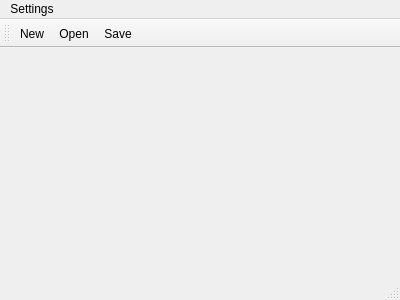
<?xml version="1.0" encoding="UTF-8"?>
<ui version="4.0">
 <class>MainWindow</class>
 <widget class="QMainWindow" name="MainWindow">
  <property name="geometry">
   <rect>
    <x>0</x>
    <y>0</y>
    <width>400</width>
    <height>300</height>
   </rect>
  </property>
  <property name="windowTitle">
   <string>MainWindow</string>
  </property>
  <widget class="QWidget" name="centralWidget"/>
  <widget class="QMenuBar" name="menuBar">
   <property name="geometry">
    <rect>
     <x>0</x>
     <y>0</y>
     <width>400</width>
     <height>22</height>
    </rect>
   </property>
   <widget class="QMenu" name="menuSettings">
    <property name="title">
     <string>Settings</string>
    </property>
    <widget class="QMenu" name="menuColors">
     <property name="title">
      <string>Colors</string>
     </property>
     <addaction name="actionPlot_color"/>
     <addaction name="actionGrid_color"/>
     <addaction name="actionText_color"/>
     <addaction name="actionBackground_color"/>
    </widget>
    <addaction name="menuColors"/>
   </widget>
   <addaction name="menuSettings"/>
  </widget>
  <widget class="QToolBar" name="mainToolBar">
   <attribute name="toolBarArea">
    <enum>TopToolBarArea</enum>
   </attribute>
   <attribute name="toolBarBreak">
    <bool>false</bool>
   </attribute>
   <addaction name="actionNew"/>
   <addaction name="actionOpen"/>
   <addaction name="actionSave"/>
  </widget>
  <widget class="QStatusBar" name="statusBar"/>
  <action name="actionNew">
   <property name="icon">
    <iconset resource="resources.qrc">
     <normaloff>:/icons/new-icon.svg</normaloff>:/icons/new-icon.svg</iconset>
   </property>
   <property name="text">
    <string>New</string>
   </property>
  </action>
  <action name="actionOpen">
   <property name="icon">
    <iconset resource="resources.qrc">
     <normaloff>:/icons/open-icon.svg</normaloff>:/icons/open-icon.svg</iconset>
   </property>
   <property name="text">
    <string>Open</string>
   </property>
  </action>
  <action name="actionSave">
   <property name="icon">
    <iconset resource="resources.qrc">
     <normaloff>:/icons/save-icon.svg</normaloff>:/icons/save-icon.svg</iconset>
   </property>
   <property name="text">
    <string>Save</string>
   </property>
  </action>
  <action name="actionBackground_color">
   <property name="icon">
    <iconset resource="resources.qrc">
     <normaloff>:/icons/color-icon.svg</normaloff>:/icons/color-icon.svg</iconset>
   </property>
   <property name="text">
    <string>Background color</string>
   </property>
  </action>
  <action name="actionPlot_color">
   <property name="icon">
    <iconset resource="resources.qrc">
     <normaloff>:/icons/color-icon.svg</normaloff>:/icons/color-icon.svg</iconset>
   </property>
   <property name="text">
    <string>Plot color</string>
   </property>
  </action>
  <action name="actionGrid_color">
   <property name="icon">
    <iconset resource="resources.qrc">
     <normaloff>:/icons/color-icon.svg</normaloff>:/icons/color-icon.svg</iconset>
   </property>
   <property name="text">
    <string>Grid color</string>
   </property>
  </action>
  <action name="actionText_color">
   <property name="icon">
    <iconset resource="resources.qrc">
     <normaloff>:/icons/color-icon.svg</normaloff>:/icons/color-icon.svg</iconset>
   </property>
   <property name="text">
    <string>Text color</string>
   </property>
  </action>
 </widget>
 <layoutdefault spacing="6" margin="11"/>
 <resources>
  <include location="resources.qrc"/>
 </resources>
 <connections/>
</ui>
